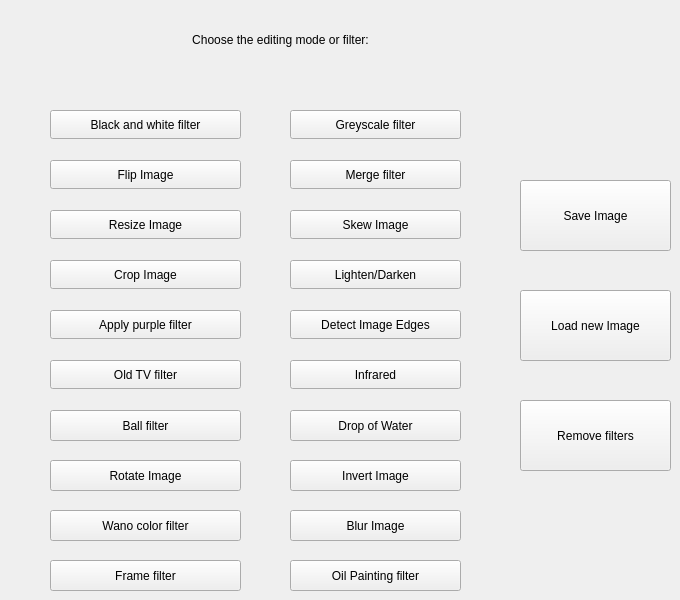
    <widget class="QWidget" name="Menu">
     <widget class="QLabel" name="menu_header">
      <property name="geometry">
       <rect>
        <x>90</x>
        <y>30</y>
        <width>381</width>
        <height>20</height>
       </rect>
      </property>
      <property name="text">
       <string>Choose the editing mode or filter:</string>
      </property>
      <property name="alignment">
       <set>Qt::AlignCenter</set>
      </property>
     </widget>
     <widget class="QPushButton" name="black_and_white_button">
      <property name="geometry">
       <rect>
        <x>50</x>
        <y>110</y>
        <width>191</width>
        <height>29</height>
       </rect>
      </property>
      <property name="text">
       <string>Black and white filter</string>
      </property>
     </widget>
     <widget class="QPushButton" name="flip_button">
      <property name="geometry">
       <rect>
        <x>50</x>
        <y>160</y>
        <width>191</width>
        <height>29</height>
       </rect>
      </property>
      <property name="text">
       <string>Flip Image</string>
      </property>
     </widget>
     <widget class="QPushButton" name="purple_button">
      <property name="geometry">
       <rect>
        <x>50</x>
        <y>310</y>
        <width>191</width>
        <height>29</height>
       </rect>
      </property>
      <property name="text">
       <string>Apply purple filter</string>
      </property>
     </widget>
     <widget class="QPushButton" name="old_tv_button">
      <property name="geometry">
       <rect>
        <x>50</x>
        <y>360</y>
        <width>191</width>
        <height>29</height>
       </rect>
      </property>
      <property name="text">
       <string>Old TV filter</string>
      </property>
     </widget>
     <widget class="QPushButton" name="crop_button">
      <property name="geometry">
       <rect>
        <x>50</x>
        <y>260</y>
        <width>191</width>
        <height>29</height>
       </rect>
      </property>
      <property name="text">
       <string>Crop Image</string>
      </property>
     </widget>
     <widget class="QPushButton" name="resize_button">
      <property name="geometry">
       <rect>
        <x>50</x>
        <y>210</y>
        <width>191</width>
        <height>29</height>
       </rect>
      </property>
      <property name="text">
       <string>Resize Image</string>
      </property>
     </widget>
     <widget class="QPushButton" name="greyscale_button">
      <property name="geometry">
       <rect>
        <x>290</x>
        <y>110</y>
        <width>171</width>
        <height>29</height>
       </rect>
      </property>
      <property name="text">
       <string>Greyscale filter</string>
      </property>
     </widget>
     <widget class="QPushButton" name="merge_button">
      <property name="geometry">
       <rect>
        <x>290</x>
        <y>160</y>
        <width>171</width>
        <height>29</height>
       </rect>
      </property>
      <property name="text">
       <string>Merge filter</string>
      </property>
     </widget>
     <widget class="QPushButton" name="light_dark_button">
      <property name="geometry">
       <rect>
        <x>290</x>
        <y>260</y>
        <width>171</width>
        <height>29</height>
       </rect>
      </property>
      <property name="text">
       <string>Lighten/Darken</string>
      </property>
     </widget>
     <widget class="QPushButton" name="detectEdge_button">
      <property name="geometry">
       <rect>
        <x>290</x>
        <y>310</y>
        <width>171</width>
        <height>29</height>
       </rect>
      </property>
      <property name="text">
       <string>Detect Image Edges</string>
      </property>
     </widget>
     <widget class="QPushButton" name="infrared_button">
      <property name="geometry">
       <rect>
        <x>290</x>
        <y>360</y>
        <width>171</width>
        <height>29</height>
       </rect>
      </property>
      <property name="text">
       <string>Infrared</string>
      </property>
     </widget>
     <widget class="QPushButton" name="save">
      <property name="geometry">
       <rect>
        <x>520</x>
        <y>180</y>
        <width>151</width>
        <height>71</height>
       </rect>
      </property>
      <property name="text">
       <string>Save Image</string>
      </property>
     </widget>
     <widget class="QPushButton" name="load_new">
      <property name="geometry">
       <rect>
        <x>520</x>
        <y>290</y>
        <width>151</width>
        <height>71</height>
       </rect>
      </property>
      <property name="text">
       <string>Load new Image</string>
      </property>
     </widget>
     <widget class="QPushButton" name="ball_button">
      <property name="geometry">
       <rect>
        <x>50</x>
        <y>410</y>
        <width>191</width>
        <height>31</height>
       </rect>
      </property>
      <property name="text">
       <string>Ball filter</string>
      </property>
     </widget>
     <widget class="QPushButton" name="skewing_button">
      <property name="geometry">
       <rect>
        <x>290</x>
        <y>210</y>
        <width>171</width>
        <height>29</height>
       </rect>
      </property>
      <property name="text">
       <string>Skew Image</string>
      </property>
     </widget>
     <widget class="QPushButton" name="dropwater_button">
      <property name="geometry">
       <rect>
        <x>290</x>
        <y>410</y>
        <width>171</width>
        <height>31</height>
       </rect>
      </property>
      <property name="text">
       <string>Drop of Water</string>
      </property>
     </widget>
     <widget class="QPushButton" name="invert_button">
      <property name="geometry">
       <rect>
        <x>290</x>
        <y>460</y>
        <width>171</width>
        <height>31</height>
       </rect>
      </property>
      <property name="text">
       <string>Invert Image</string>
      </property>
     </widget>
     <widget class="QPushButton" name="rotate_button">
      <property name="geometry">
       <rect>
        <x>50</x>
        <y>460</y>
        <width>191</width>
        <height>31</height>
       </rect>
      </property>
      <property name="text">
       <string>Rotate Image</string>
      </property>
     </widget>
     <widget class="QPushButton" name="blur_button">
      <property name="geometry">
       <rect>
        <x>290</x>
        <y>510</y>
        <width>171</width>
        <height>31</height>
       </rect>
      </property>
      <property name="text">
       <string>Blur Image</string>
      </property>
     </widget>
     <widget class="QPushButton" name="wano_button">
      <property name="geometry">
       <rect>
        <x>50</x>
        <y>510</y>
        <width>191</width>
        <height>31</height>
       </rect>
      </property>
      <property name="text">
       <string>Wano color filter</string>
      </property>
     </widget>
     <widget class="QPushButton" name="oil_painting_button">
      <property name="geometry">
       <rect>
        <x>290</x>
        <y>560</y>
        <width>171</width>
        <height>31</height>
       </rect>
      </property>
      <property name="text">
       <string>Oil Painting filter</string>
      </property>
     </widget>
     <widget class="QPushButton" name="frame_button">
      <property name="geometry">
       <rect>
        <x>50</x>
        <y>560</y>
        <width>191</width>
        <height>31</height>
       </rect>
      </property>
      <property name="text">
       <string>Frame filter</string>
      </property>
     </widget>
     <widget class="QPushButton" name="remove_filters_button">
      <property name="geometry">
       <rect>
        <x>520</x>
        <y>400</y>
        <width>151</width>
        <height>71</height>
       </rect>
      </property>
      <property name="text">
       <string>Remove filters</string>
      </property>
     </widget>
    </widget>
